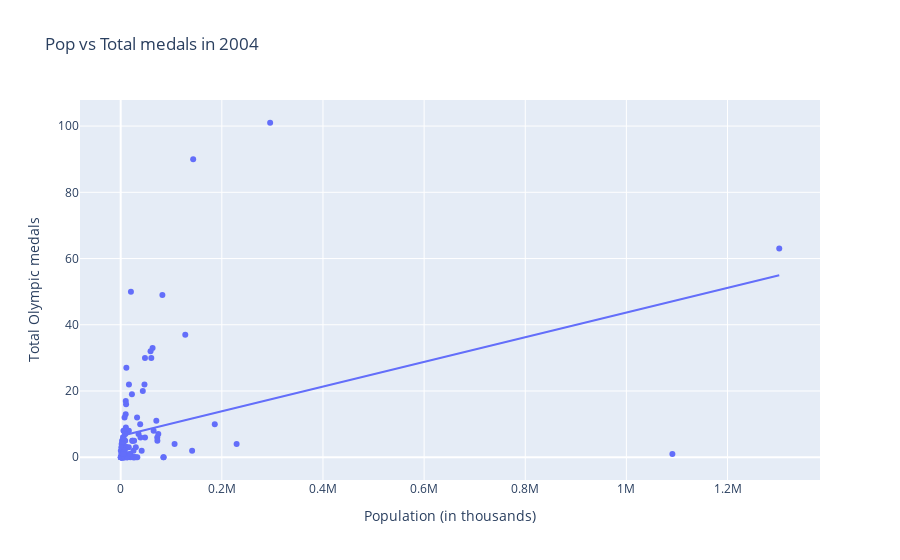
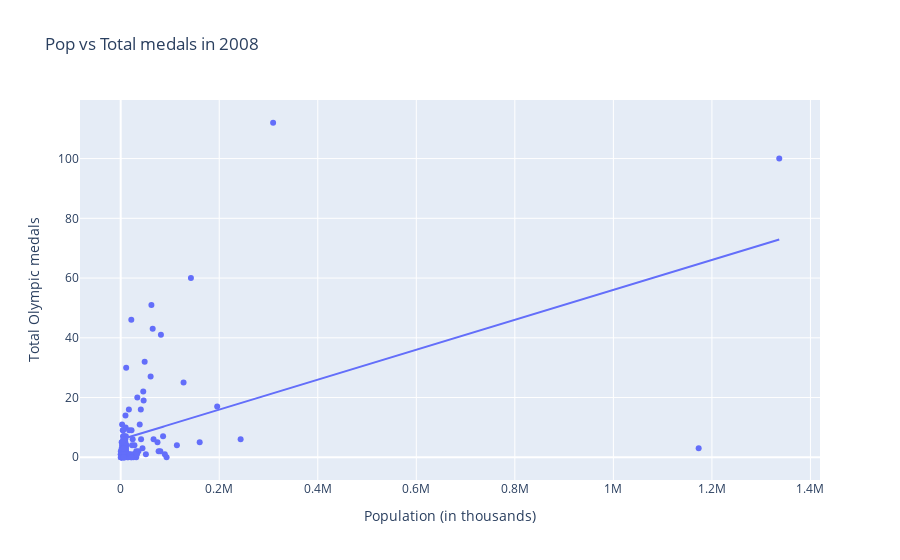
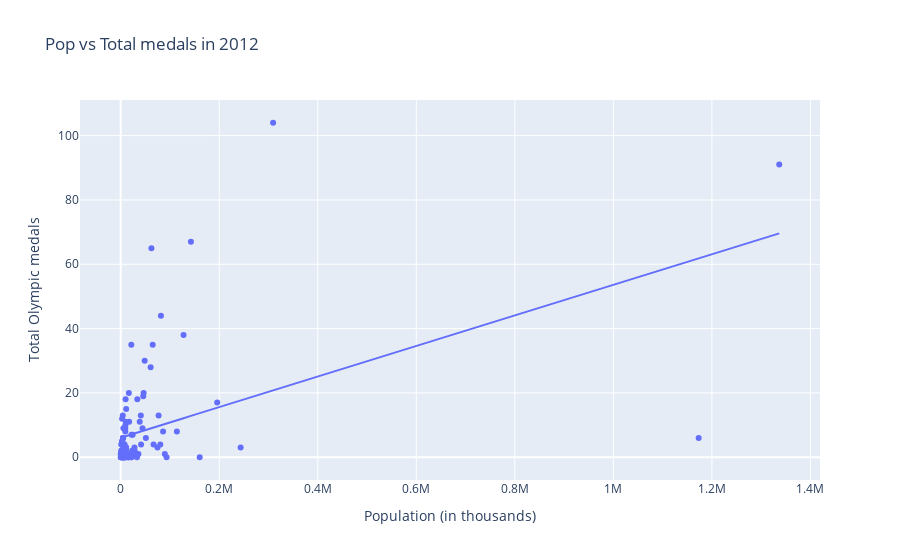
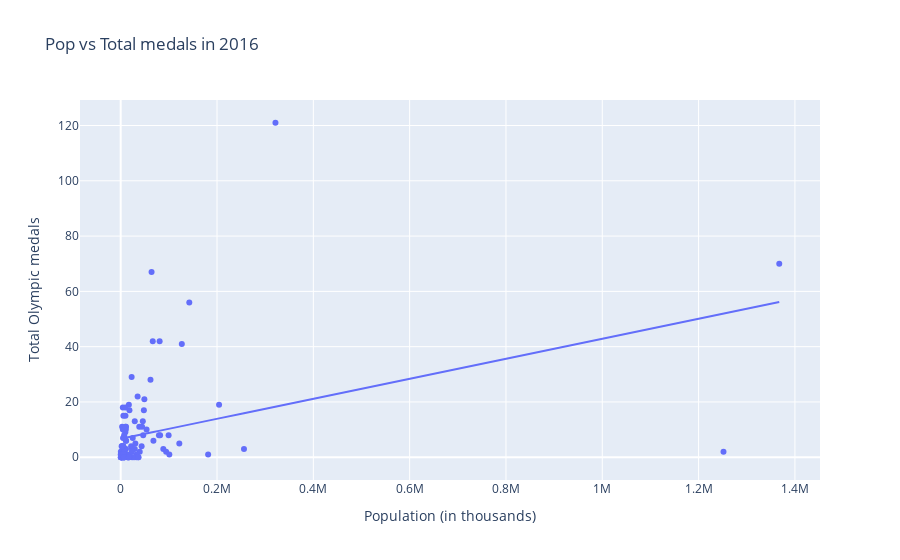

Notebook cell for these charts, in order:
### Code cell
medals_plot(olympics_dataframe, "2004", "Pop", "Total")
medals_plot(olympics_dataframe, "2008", "Pop", "Total")
medals_plot(olympics_dataframe, "2012", "Pop", "Total")
medals_plot(olympics_dataframe, "2016", "Pop", "Total")

### Figure 1 — Plotly figure (JSON) as saved in the notebook; plotly's stock layout.template omitted (floating-point values rounded to 4 significant figures)
{"data": [{"customdata": [["United States"], ["China"], ["Great Britain"], ["Russia"], ["South Korea"], ["Germany"], ["France"], ["Australia"], ["Italy"], ["Hungary"], ["Japan"], ["Iran"], ["Netherlands"], ["New Zealand"], ["Ukraine"], ["Cuba"], ["Spain"], ["Jamaica"], ["Czech Republic"], ["South Africa"], ["North Korea"], ["Brazil"], ["Kazakhstan"], ["Poland"], ["Ethiopia"], ["Croatia"], ["Canada"], ["Belarus"], ["Kenya"], ["Denmark"], ["Romania"], ["Azerbaijan"], ["Switzerland"], ["Norway"], ["Lithuania"], ["Tunisia"], ["Sweden"], ["Colombia"], ["Mexico"], ["Georgia"], ["Ireland"], ["Argentina"], ["Serbia"], ["Slovenia"], ["Trinidad and Tobago"], ["Turkey"], ["Dominican Republic"], ["Chinese Taipei"], ["Latvia"], ["Algeria"], ["Bahamas"], ["Bahrain"], ["Grenada"], ["Uganda"], ["Venezuela"], ["Egypt"], ["India"], ["Mongolia"], ["Thailand"], ["Bulgaria"], ["Finland"], ["Indonesia"], ["Slovakia"], ["Belgium"], ["Armenia"], ["Estonia"], ["Malaysia"], ["Puerto Rico"], ["Qatar"], ["Botswana"], ["Cyprus"], ["Gabon"], ["Guatemala"], ["Montenegro"], ["Portugal"], ["Uzbekistan"], ["Greece"], ["Singapore"], ["Afghanistan"], ["Cameroon"], ["Hong Kong"], ["Kuwait"], ["Morocco"], ["Saudi Arabia"], ["Tajikistan"], ["Vietnam"], ["Zimbabwe"], ["Panama"], ["Nigeria"], ["Austria"], ["Kyrgyzstan"], ["Chile"], ["Ecuador"], ["Iceland"], ["Samoa"], ["Sudan"], ["Israel"], ["Mauritius"], ["Moldova"], ["Togo"], ["Ivory Coast"], ["Fiji"], ["Jordan"], ["Kosovo"], ["Burundi"], ["Niger"], ["Philippines"], ["United Arab Emirates"], ["Serbia and Montenegro"], ["Paraguay"], ["Eritrea"], ["Syria"]], "hovertemplate": "Population (in thousands)=%{x}<br>Total Olympic medals=%{y}<br>NOC=%{customdata[0]}<extra></extra>", "legendgroup": "", "marker": {"color": "#636efa", "symbol": "circle"}, "mode": "markers", "name": "", "orientation": "v", "showlegend": false, "type": "scatter", "x": [295517, 1302285, 60488, 143320, 48006, 82440, 63060, 20233, 59038, 10058, 127716, 72283, 16300, 4049, 47003, 11199, 43705, 2737, 10267, 48105, 23621, 186021, 16123, 38557, 74355, 4496, 32387, 9807, 35247, 5433, 22198, 8826, 7449, 4625, 3327, 10013, 9083, 41488, 106577, 4791, 4200, 39182, 7503, 2012, 1237, 70465, 9165, 22728, 2259, 32918, 297, 916, 105, 26917, 25270, 72544, 1090974, 2603, 65113, 7612, 5239, 229245, 5408, 10470, 3085, 1332, 25969, 3822, 973, 1841, 1011, 1396, 12183, 700, 10567, 26540, 10669, 4606, 26335, 18132, 6905, 2257, 29901, 23643, 6815, 84425, 11640, 3156, 141190, 8315, 5165, 15980, 13663, 297, 185, 29884, 6726, 1243, 3949, 5715, 18921, 837, 5363, 1768, 7789, 12783, 84965, 4087, 8203, 5926, 5070, 18615], "xaxis": "x", "y": [101, 63, 30, 90, 30, 49, 33, 50, 32, 17, 37, 6, 22, 5, 22, 27, 20, 5, 9, 6, 5, 10, 8, 10, 7, 5, 12, 13, 7, 8, 19, 5, 5, 6, 3, 0, 7, 2, 4, 4, 0, 6, 0, 4, 1, 11, 1, 5, 4, 0, 2, 0, 0, 0, 2, 5, 1, 1, 8, 12, 2, 4, 6, 3, 0, 3, 0, 0, 0, 0, 0, 0, 0, 0, 3, 5, 16, 0, 0, 1, 1, 0, 3, 0, 0, 0, 3, 0, 2, 7, 0, 3, 0, 0, 0, 0, 2, 0, 0, 0, 0, 0, 0, 0, 0, 0, 0, 1, 2, 1, 1, 1], "yaxis": "y"}, {"hovertemplate": "<b>OLS trendline</b><br>Total-2004 = 3.72483e-05 * Pop-2004 + 6.42396<br>R<sup>2</sup>=0.137651<br><br>Population (in thousands)=%{x}<br>Total Olympic medals=%{y} <b>(trend)</b><extra></extra>", "legendgroup": "", "marker": {"color": "#636efa", "symbol": "circle"}, "mode": "lines", "name": "", "showlegend": false, "type": "scatter", "x": [105, 185, 297, 297, 700, 837, 916, 973, 1011, 1237, 1243, 1332, 1396, 1768, 1841, 2012, 2257, 2259, 2603, 2737, 3085, 3156, 3327, 3822, 3949, 4049, 4087, 4200, 4496, 4606, 4625, 4791, 5070, 5165, 5239, 5363, 5408, 5433, 5715, 5926, 6726, 6815, 6905, 7449, 7503, 7612, 7789, 8203, 8315, 8826, 9083, 9165, 9807, 10013, 10058, 10267, 10470, 10567, 10669, 11199, 11640, 12183, 12783, 13663, 15980, 16123, 16300, 18132, 18615, 18921, 20233, 22198, 22728, 23621, 23643, 25270, 25969, 26335, 26540, 26917, 29884, 29901, 32387, 32918, 35247, 38557, 39182, 41488, 43705, 47003, 48006, 48105, 59038, 60488, 63060, 65113, 70465, 72283, 72544, 74355, 82440, 84425, 84965, 106577, 127716, 141190, 143320, 186021, 229245, 295517, 1090974, 1302285], "xaxis": "x", "y": [6.428, 6.431, 6.435, 6.435, 6.45, 6.455, 6.458, 6.46, 6.462, 6.47, 6.47, 6.474, 6.476, 6.49, 6.493, 6.499, 6.508, 6.508, 6.521, 6.526, 6.539, 6.542, 6.548, 6.566, 6.571, 6.575, 6.576, 6.58, 6.591, 6.596, 6.596, 6.602, 6.613, 6.616, 6.619, 6.624, 6.625, 6.626, 6.637, 6.645, 6.674, 6.678, 6.681, 6.701, 6.703, 6.707, 6.714, 6.73, 6.734, 6.753, 6.762, 6.765, 6.789, 6.797, 6.799, 6.806, 6.814, 6.818, 6.821, 6.841, 6.858, 6.878, 6.9, 6.933, 7.019, 7.025, 7.031, 7.099, 7.117, 7.129, 7.178, 7.251, 7.271, 7.304, 7.305, 7.365, 7.391, 7.405, 7.413, 7.427, 7.537, 7.538, 7.63, 7.65, 7.737, 7.86, 7.883, 7.969, 8.052, 8.175, 8.212, 8.216, 8.623, 8.677, 8.773, 8.849, 9.049, 9.116, 9.126, 9.194, 9.495, 9.569, 9.589, 10.39, 11.18, 11.68, 11.76, 13.35, 14.96, 17.43, 47.06, 54.93], "yaxis": "y"}], "layout": {"legend": {"tracegroupgap": 0}, "title": {"text": "Pop vs Total medals in 2004"}, "xaxis": {"anchor": "y", "domain": [0, 1], "title": {"text": "Population (in thousands)"}}, "yaxis": {"anchor": "x", "domain": [0, 1], "title": {"text": "Total Olympic medals"}}}}

### Figure 2 — Plotly figure (JSON) as saved in the notebook; plotly's stock layout.template omitted (floating-point values rounded to 4 significant figures)
{"data": [{"customdata": [["United States"], ["China"], ["Great Britain"], ["Russia"], ["South Korea"], ["Germany"], ["France"], ["Australia"], ["Italy"], ["Hungary"], ["Japan"], ["Iran"], ["Netherlands"], ["New Zealand"], ["Ukraine"], ["Cuba"], ["Spain"], ["Jamaica"], ["Czech Republic"], ["South Africa"], ["North Korea"], ["Brazil"], ["Kazakhstan"], ["Poland"], ["Ethiopia"], ["Croatia"], ["Canada"], ["Belarus"], ["Kenya"], ["Denmark"], ["Romania"], ["Azerbaijan"], ["Switzerland"], ["Norway"], ["Lithuania"], ["Tunisia"], ["Sweden"], ["Colombia"], ["Mexico"], ["Georgia"], ["Ireland"], ["Argentina"], ["Serbia"], ["Slovenia"], ["Trinidad and Tobago"], ["Turkey"], ["Dominican Republic"], ["Chinese Taipei"], ["Latvia"], ["Algeria"], ["Bahamas"], ["Bahrain"], ["Grenada"], ["Uganda"], ["Venezuela"], ["Egypt"], ["India"], ["Mongolia"], ["Thailand"], ["Bulgaria"], ["Finland"], ["Indonesia"], ["Slovakia"], ["Belgium"], ["Armenia"], ["Estonia"], ["Malaysia"], ["Puerto Rico"], ["Qatar"], ["Botswana"], ["Cyprus"], ["Gabon"], ["Guatemala"], ["Montenegro"], ["Portugal"], ["Uzbekistan"], ["Greece"], ["Singapore"], ["Afghanistan"], ["Cameroon"], ["Hong Kong"], ["Kuwait"], ["Morocco"], ["Saudi Arabia"], ["Tajikistan"], ["Vietnam"], ["Zimbabwe"], ["Panama"], ["Nigeria"], ["Austria"], ["Kyrgyzstan"], ["Chile"], ["Ecuador"], ["Iceland"], ["Samoa"], ["Sudan"], ["Israel"], ["Mauritius"], ["Moldova"], ["Togo"], ["Ivory Coast"], ["Fiji"], ["Jordan"], ["Kosovo"], ["Burundi"], ["Niger"], ["Philippines"], ["United Arab Emirates"], ["Serbia and Montenegro"], ["Paraguay"], ["Eritrea"], ["Syria"]], "hovertemplate": "Population (in thousands)=%{x}<br>Total Olympic medals=%{y}<br>NOC=%{customdata[0]}<extra></extra>", "legendgroup": "", "marker": {"color": "#636efa", "symbol": "circle"}, "mode": "markers", "name": "", "orientation": "v", "showlegend": false, "type": "scatter", "x": [309348, 1336681, 62349, 142527, 48637, 81645, 64941, 21516, 60749, 9993, 127580, 76924, 16574, 4253, 45769, 11099, 46506, 2848, 10551, 51123, 24326, 195835, 17085, 38617, 86043, 4487, 33760, 9681, 40844, 5516, 21960, 9302, 7770, 4892, 3089, 10526, 9433, 44206, 114062, 4903, 4623, 41344, 7345, 2004, 1229, 74687, 9824, 23127, 2116, 35950, 311, 1181, 108, 31508, 27224, 80472, 1173109, 2784, 66721, 7392, 5355, 243423, 5427, 10866, 3072, 1303, 28275, 3722, 1720, 2030, 1103, 1546, 13551, 667, 10736, 27866, 10750, 5141, 29121, 20823, 7030, 2544, 31628, 25732, 7488, 89572, 11652, 3411, 160342, 8448, 5411, 16760, 14791, 318, 193, 32997, 7369, 1295, 3732, 6588, 21059, 876, 6501, 1816, 9121, 15271, 93137, 4976, 8012, 6376, 5793, 21766], "xaxis": "x", "y": [112, 100, 51, 60, 32, 41, 43, 46, 27, 10, 25, 2, 16, 9, 22, 30, 19, 11, 7, 1, 6, 17, 9, 11, 7, 5, 20, 14, 16, 7, 9, 6, 7, 9, 5, 1, 5, 3, 4, 7, 3, 6, 3, 5, 2, 5, 2, 4, 3, 2, 2, 0, 0, 0, 1, 2, 3, 4, 6, 5, 4, 6, 6, 2, 5, 2, 1, 0, 0, 0, 0, 0, 0, 0, 2, 4, 3, 1, 1, 1, 0, 0, 2, 0, 2, 1, 4, 1, 5, 3, 3, 1, 1, 1, 1, 1, 1, 1, 1, 1, 0, 0, 0, 0, 0, 0, 0, 0, 0, 0, 0, 0], "yaxis": "y"}, {"hovertemplate": "<b>OLS trendline</b><br>Total-2008 = 5.01268e-05 * Pop-2008 + 5.92661<br>R<sup>2</sup>=0.243282<br><br>Population (in thousands)=%{x}<br>Total Olympic medals=%{y} <b>(trend)</b><extra></extra>", "legendgroup": "", "marker": {"color": "#636efa", "symbol": "circle"}, "mode": "lines", "name": "", "showlegend": false, "type": "scatter", "x": [108, 193, 311, 318, 667, 876, 1103, 1181, 1229, 1295, 1303, 1546, 1720, 1816, 2004, 2030, 2116, 2544, 2784, 2848, 3072, 3089, 3411, 3722, 3732, 4253, 4487, 4623, 4892, 4903, 4976, 5141, 5355, 5411, 5427, 5516, 5793, 6376, 6501, 6588, 7030, 7345, 7369, 7392, 7488, 7770, 8012, 8448, 9121, 9302, 9433, 9681, 9824, 9993, 10526, 10551, 10736, 10750, 10866, 11099, 11652, 13551, 14791, 15271, 16574, 16760, 17085, 20823, 21059, 21516, 21766, 21960, 23127, 24326, 25732, 27224, 27866, 28275, 29121, 31508, 31628, 32997, 33760, 35950, 38617, 40844, 41344, 44206, 45769, 46506, 48637, 51123, 60749, 62349, 64941, 66721, 74687, 76924, 80472, 81645, 86043, 89572, 93137, 114062, 127580, 142527, 160342, 195835, 243423, 309348, 1173109, 1336681], "xaxis": "x", "y": [5.932, 5.936, 5.942, 5.943, 5.96, 5.971, 5.982, 5.986, 5.988, 5.992, 5.992, 6.004, 6.013, 6.018, 6.027, 6.028, 6.033, 6.054, 6.066, 6.069, 6.081, 6.081, 6.098, 6.113, 6.114, 6.14, 6.152, 6.158, 6.172, 6.172, 6.176, 6.184, 6.195, 6.198, 6.199, 6.203, 6.217, 6.246, 6.252, 6.257, 6.279, 6.295, 6.296, 6.297, 6.302, 6.316, 6.328, 6.35, 6.384, 6.393, 6.399, 6.412, 6.419, 6.428, 6.454, 6.455, 6.465, 6.465, 6.471, 6.483, 6.511, 6.606, 6.668, 6.692, 6.757, 6.767, 6.783, 6.97, 6.982, 7.005, 7.018, 7.027, 7.086, 7.146, 7.216, 7.291, 7.323, 7.344, 7.386, 7.506, 7.512, 7.581, 7.619, 7.729, 7.862, 7.974, 7.999, 8.143, 8.221, 8.258, 8.365, 8.489, 8.972, 9.052, 9.182, 9.271, 9.67, 9.783, 9.96, 10.02, 10.24, 10.42, 10.6, 11.64, 12.32, 13.07, 13.96, 15.74, 18.13, 21.43, 64.73, 72.93], "yaxis": "y"}], "layout": {"legend": {"tracegroupgap": 0}, "title": {"text": "Pop vs Total medals in 2008"}, "xaxis": {"anchor": "y", "domain": [0, 1], "title": {"text": "Population (in thousands)"}}, "yaxis": {"anchor": "x", "domain": [0, 1], "title": {"text": "Total Olympic medals"}}}}

### Figure 3 — Plotly figure (JSON) as saved in the notebook; plotly's stock layout.template omitted (floating-point values rounded to 4 significant figures)
{"data": [{"customdata": [["United States"], ["China"], ["Great Britain"], ["Russia"], ["South Korea"], ["Germany"], ["France"], ["Australia"], ["Italy"], ["Hungary"], ["Japan"], ["Iran"], ["Netherlands"], ["New Zealand"], ["Ukraine"], ["Cuba"], ["Spain"], ["Jamaica"], ["Czech Republic"], ["South Africa"], ["North Korea"], ["Brazil"], ["Kazakhstan"], ["Poland"], ["Ethiopia"], ["Croatia"], ["Canada"], ["Belarus"], ["Kenya"], ["Denmark"], ["Romania"], ["Azerbaijan"], ["Switzerland"], ["Norway"], ["Lithuania"], ["Tunisia"], ["Sweden"], ["Colombia"], ["Mexico"], ["Georgia"], ["Ireland"], ["Argentina"], ["Serbia"], ["Slovenia"], ["Trinidad and Tobago"], ["Turkey"], ["Dominican Republic"], ["Chinese Taipei"], ["Latvia"], ["Algeria"], ["Bahamas"], ["Bahrain"], ["Grenada"], ["Uganda"], ["Venezuela"], ["Egypt"], ["India"], ["Mongolia"], ["Thailand"], ["Bulgaria"], ["Finland"], ["Indonesia"], ["Slovakia"], ["Belgium"], ["Armenia"], ["Estonia"], ["Malaysia"], ["Puerto Rico"], ["Qatar"], ["Botswana"], ["Cyprus"], ["Gabon"], ["Guatemala"], ["Montenegro"], ["Portugal"], ["Uzbekistan"], ["Greece"], ["Singapore"], ["Afghanistan"], ["Cameroon"], ["Hong Kong"], ["Kuwait"], ["Morocco"], ["Saudi Arabia"], ["Tajikistan"], ["Vietnam"], ["Zimbabwe"], ["Panama"], ["Nigeria"], ["Austria"], ["Kyrgyzstan"], ["Chile"], ["Ecuador"], ["Iceland"], ["Samoa"], ["Sudan"], ["Israel"], ["Mauritius"], ["Moldova"], ["Togo"], ["Ivory Coast"], ["Fiji"], ["Jordan"], ["Kosovo"], ["Burundi"], ["Niger"], ["Philippines"], ["United Arab Emirates"], ["Serbia and Montenegro"], ["Paraguay"], ["Eritrea"], ["Syria"]], "hovertemplate": "Population (in thousands)=%{x}<br>Total Olympic medals=%{y}<br>NOC=%{customdata[0]}<extra></extra>", "legendgroup": "", "marker": {"color": "#636efa", "symbol": "circle"}, "mode": "markers", "name": "", "orientation": "v", "showlegend": false, "type": "scatter", "x": [309348, 1336681, 62349, 142527, 48637, 81645, 64941, 21516, 60749, 9993, 127580, 76924, 16574, 4253, 45769, 11099, 46506, 2848, 10551, 51123, 24326, 195835, 17085, 38617, 86043, 4487, 33760, 9681, 40844, 5516, 21960, 9302, 7770, 4892, 3089, 10526, 9433, 44206, 114062, 4903, 4623, 41344, 7345, 2004, 1229, 74687, 9824, 23127, 2116, 35950, 311, 1181, 108, 31508, 27224, 80472, 1173109, 2784, 66721, 7392, 5355, 243423, 5427, 10866, 3072, 1303, 28275, 3722, 1720, 2030, 1103, 1546, 13551, 667, 10736, 27866, 10750, 5141, 29121, 20823, 7030, 2544, 31628, 25732, 7488, 89572, 11652, 3411, 160342, 8448, 5411, 16760, 14791, 318, 193, 32997, 7369, 1295, 3732, 6588, 21059, 876, 6501, 1816, 9121, 15271, 93137, 4976, 8012, 6376, 5793, 21766], "xaxis": "x", "y": [104, 91, 65, 67, 30, 44, 35, 35, 28, 18, 38, 13, 20, 13, 19, 15, 20, 12, 11, 6, 7, 17, 11, 11, 8, 6, 18, 10, 13, 9, 7, 9, 4, 4, 5, 3, 8, 9, 8, 6, 6, 4, 4, 4, 4, 3, 2, 2, 2, 1, 1, 1, 1, 1, 1, 4, 6, 5, 4, 3, 3, 3, 4, 3, 2, 2, 2, 2, 2, 1, 1, 1, 1, 1, 1, 3, 2, 2, 1, 1, 1, 1, 1, 1, 1, 1, 0, 0, 0, 0, 0, 0, 0, 0, 0, 0, 0, 0, 0, 0, 0, 0, 0, 0, 0, 0, 0, 0, 0, 0, 0, 0], "yaxis": "y"}, {"hovertemplate": "<b>OLS trendline</b><br>Total-2012 = 4.75251e-05 * Pop-2012 + 6.08081<br>R<sup>2</sup>=0.230532<br><br>Population (in thousands)=%{x}<br>Total Olympic medals=%{y} <b>(trend)</b><extra></extra>", "legendgroup": "", "marker": {"color": "#636efa", "symbol": "circle"}, "mode": "lines", "name": "", "showlegend": false, "type": "scatter", "x": [108, 193, 311, 318, 667, 876, 1103, 1181, 1229, 1295, 1303, 1546, 1720, 1816, 2004, 2030, 2116, 2544, 2784, 2848, 3072, 3089, 3411, 3722, 3732, 4253, 4487, 4623, 4892, 4903, 4976, 5141, 5355, 5411, 5427, 5516, 5793, 6376, 6501, 6588, 7030, 7345, 7369, 7392, 7488, 7770, 8012, 8448, 9121, 9302, 9433, 9681, 9824, 9993, 10526, 10551, 10736, 10750, 10866, 11099, 11652, 13551, 14791, 15271, 16574, 16760, 17085, 20823, 21059, 21516, 21766, 21960, 23127, 24326, 25732, 27224, 27866, 28275, 29121, 31508, 31628, 32997, 33760, 35950, 38617, 40844, 41344, 44206, 45769, 46506, 48637, 51123, 60749, 62349, 64941, 66721, 74687, 76924, 80472, 81645, 86043, 89572, 93137, 114062, 127580, 142527, 160342, 195835, 243423, 309348, 1173109, 1336681], "xaxis": "x", "y": [6.086, 6.09, 6.096, 6.096, 6.113, 6.122, 6.133, 6.137, 6.139, 6.142, 6.143, 6.154, 6.163, 6.167, 6.176, 6.177, 6.181, 6.202, 6.213, 6.216, 6.227, 6.228, 6.243, 6.258, 6.258, 6.283, 6.294, 6.301, 6.313, 6.314, 6.317, 6.325, 6.335, 6.338, 6.339, 6.343, 6.356, 6.384, 6.39, 6.394, 6.415, 6.43, 6.431, 6.432, 6.437, 6.45, 6.462, 6.482, 6.514, 6.523, 6.529, 6.541, 6.548, 6.556, 6.581, 6.582, 6.591, 6.592, 6.597, 6.608, 6.635, 6.725, 6.784, 6.807, 6.868, 6.877, 6.893, 7.07, 7.082, 7.103, 7.115, 7.124, 7.18, 7.237, 7.304, 7.375, 7.405, 7.425, 7.465, 7.578, 7.584, 7.649, 7.685, 7.789, 7.916, 8.022, 8.046, 8.182, 8.256, 8.291, 8.392, 8.51, 8.968, 9.044, 9.167, 9.252, 9.63, 9.737, 9.905, 9.961, 10.17, 10.34, 10.51, 11.5, 12.14, 12.85, 13.7, 15.39, 17.65, 20.78, 61.83, 69.61], "yaxis": "y"}], "layout": {"legend": {"tracegroupgap": 0}, "title": {"text": "Pop vs Total medals in 2012"}, "xaxis": {"anchor": "y", "domain": [0, 1], "title": {"text": "Population (in thousands)"}}, "yaxis": {"anchor": "x", "domain": [0, 1], "title": {"text": "Total Olympic medals"}}}}

### Figure 4 — Plotly figure (JSON) as saved in the notebook; plotly's stock layout.template omitted (floating-point values rounded to 4 significant figures)
{"data": [{"customdata": [["United States"], ["China"], ["Great Britain"], ["Russia"], ["South Korea"], ["Germany"], ["France"], ["Australia"], ["Italy"], ["Hungary"], ["Japan"], ["Iran"], ["Netherlands"], ["New Zealand"], ["Ukraine"], ["Cuba"], ["Spain"], ["Jamaica"], ["Czech Republic"], ["South Africa"], ["North Korea"], ["Brazil"], ["Kazakhstan"], ["Poland"], ["Ethiopia"], ["Croatia"], ["Canada"], ["Belarus"], ["Kenya"], ["Denmark"], ["Romania"], ["Azerbaijan"], ["Switzerland"], ["Norway"], ["Lithuania"], ["Tunisia"], ["Sweden"], ["Colombia"], ["Mexico"], ["Georgia"], ["Ireland"], ["Argentina"], ["Serbia"], ["Slovenia"], ["Trinidad and Tobago"], ["Turkey"], ["Dominican Republic"], ["Chinese Taipei"], ["Latvia"], ["Algeria"], ["Bahamas"], ["Bahrain"], ["Grenada"], ["Uganda"], ["Venezuela"], ["Egypt"], ["India"], ["Mongolia"], ["Thailand"], ["Bulgaria"], ["Finland"], ["Indonesia"], ["Slovakia"], ["Belgium"], ["Armenia"], ["Estonia"], ["Malaysia"], ["Puerto Rico"], ["Qatar"], ["Botswana"], ["Cyprus"], ["Gabon"], ["Guatemala"], ["Montenegro"], ["Portugal"], ["Uzbekistan"], ["Greece"], ["Singapore"], ["Afghanistan"], ["Cameroon"], ["Hong Kong"], ["Kuwait"], ["Morocco"], ["Saudi Arabia"], ["Tajikistan"], ["Vietnam"], ["Zimbabwe"], ["Panama"], ["Nigeria"], ["Austria"], ["Kyrgyzstan"], ["Chile"], ["Ecuador"], ["Iceland"], ["Samoa"], ["Sudan"], ["Israel"], ["Mauritius"], ["Moldova"], ["Togo"], ["Ivory Coast"], ["Fiji"], ["Jordan"], ["Kosovo"], ["Burundi"], ["Niger"], ["Philippines"], ["United Arab Emirates"], ["Serbia and Montenegro"], ["Paraguay"], ["Eritrea"], ["Syria"]], "hovertemplate": "Population (in thousands)=%{x}<br>Total Olympic medals=%{y}<br>NOC=%{customdata[0]}<extra></extra>", "legendgroup": "", "marker": {"color": "#636efa", "symbol": "circle"}, "mode": "markers", "name": "", "orientation": "v", "showlegend": false, "type": "scatter", "x": [321369, 1367486, 64089, 142424, 49116, 80855, 66554, 22752, 61856, 9898, 126920, 81825, 16948, 4439, 44430, 11032, 48147, 2951, 10645, 53676, 24984, 204260, 18158, 38563, 99466, 4465, 35100, 9590, 45926, 5582, 21667, 9781, 8122, 5208, 2885, 11038, 9802, 46737, 121737, 4932, 4893, 43432, 7177, 1984, 1223, 79415, 10479, 23416, 1987, 39543, 325, 1347, 111, 37102, 29276, 88488, 1251696, 2993, 67977, 7187, 5477, 255994, 5446, 11324, 3057, 1266, 30514, 3599, 2195, 2183, 1190, 1706, 14919, 648, 10826, 29200, 10776, 5675, 32565, 23740, 7142, 2789, 33323, 27753, 8192, 94349, 14230, 3658, 181563, 8666, 5665, 17509, 15869, 332, 198, 36109, 8050, 1340, 3547, 7553, 23296, 910, 8118, 1871, 10743, 18046, 100999, 5780, 7825, 6784, 6528, 17065], "xaxis": "x", "y": [121, 70, 67, 56, 21, 42, 42, 29, 28, 15, 41, 8, 19, 18, 11, 11, 17, 11, 10, 10, 7, 19, 17, 11, 8, 10, 22, 9, 13, 15, 4, 18, 7, 4, 4, 3, 11, 8, 5, 7, 2, 4, 8, 4, 1, 8, 1, 3, 0, 2, 2, 2, 1, 0, 3, 3, 2, 2, 6, 3, 1, 3, 4, 6, 4, 1, 5, 1, 1, 0, 0, 0, 0, 0, 1, 13, 6, 1, 0, 0, 0, 0, 1, 0, 1, 2, 0, 0, 1, 1, 0, 0, 0, 0, 0, 0, 2, 0, 0, 0, 2, 1, 1, 1, 1, 1, 1, 1, 0, 0, 0, 0], "yaxis": "y"}, {"hovertemplate": "<b>OLS trendline</b><br>Total-2016 = 3.62141e-05 * Pop-2016 + 6.67102<br>R<sup>2</sup>=0.147750<br><br>Population (in thousands)=%{x}<br>Total Olympic medals=%{y} <b>(trend)</b><extra></extra>", "legendgroup": "", "marker": {"color": "#636efa", "symbol": "circle"}, "mode": "lines", "name": "", "showlegend": false, "type": "scatter", "x": [111, 198, 325, 332, 648, 910, 1190, 1223, 1266, 1340, 1347, 1706, 1871, 1984, 1987, 2183, 2195, 2789, 2885, 2951, 2993, 3057, 3547, 3599, 3658, 4439, 4465, 4893, 4932, 5208, 5446, 5477, 5582, 5665, 5675, 5780, 6528, 6784, 7142, 7177, 7187, 7553, 7825, 8050, 8118, 8122, 8192, 8666, 9590, 9781, 9802, 9898, 10479, 10645, 10743, 10776, 10826, 11032, 11038, 11324, 14230, 14919, 15869, 16948, 17065, 17509, 18046, 18158, 21667, 22752, 23296, 23416, 23740, 24984, 27753, 29200, 29276, 30514, 32565, 33323, 35100, 36109, 37102, 38563, 39543, 43432, 44430, 45926, 46737, 48147, 49116, 53676, 61856, 64089, 66554, 67977, 79415, 80855, 81825, 88488, 94349, 99466, 100999, 121737, 126920, 142424, 181563, 204260, 255994, 321369, 1251696, 1367486], "xaxis": "x", "y": [6.675, 6.678, 6.683, 6.683, 6.694, 6.704, 6.714, 6.715, 6.717, 6.72, 6.72, 6.733, 6.739, 6.743, 6.743, 6.75, 6.751, 6.772, 6.775, 6.778, 6.779, 6.782, 6.799, 6.801, 6.803, 6.832, 6.833, 6.848, 6.85, 6.86, 6.868, 6.869, 6.873, 6.876, 6.877, 6.88, 6.907, 6.917, 6.93, 6.931, 6.931, 6.945, 6.954, 6.963, 6.965, 6.965, 6.968, 6.985, 7.018, 7.025, 7.026, 7.029, 7.051, 7.057, 7.06, 7.061, 7.063, 7.071, 7.071, 7.081, 7.186, 7.211, 7.246, 7.285, 7.289, 7.305, 7.325, 7.329, 7.456, 7.495, 7.515, 7.519, 7.531, 7.576, 7.676, 7.728, 7.731, 7.776, 7.85, 7.878, 7.942, 7.979, 8.015, 8.068, 8.103, 8.244, 8.28, 8.334, 8.364, 8.415, 8.45, 8.615, 8.911, 8.992, 9.081, 9.133, 9.547, 9.599, 9.634, 9.876, 10.09, 10.27, 10.33, 11.08, 11.27, 11.83, 13.25, 14.07, 15.94, 18.31, 52.0, 56.19], "yaxis": "y"}], "layout": {"legend": {"tracegroupgap": 0}, "title": {"text": "Pop vs Total medals in 2016"}, "xaxis": {"anchor": "y", "domain": [0, 1], "title": {"text": "Population (in thousands)"}}, "yaxis": {"anchor": "x", "domain": [0, 1], "title": {"text": "Total Olympic medals"}}}}
